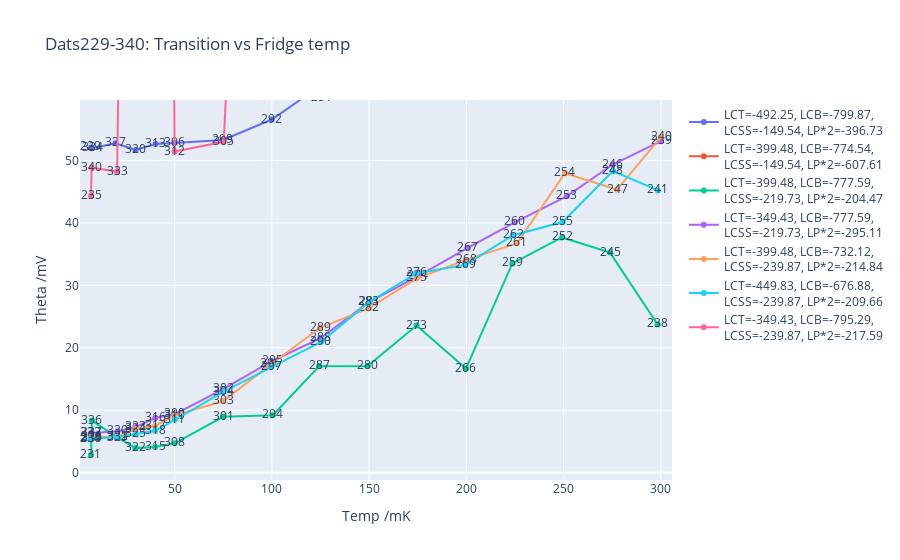

Notebook code for this chart:
### Code cell
fig = go.Figure()
for i in range(7):
    ds = dats[i::7]
    ddict = {d.Logs.temps.mc: d for d in ds}
    ds = [ddict[k] for k in sorted(ddict)]
    temps = [dat.Logs.temps.mc*1000 for dat in ds]
    
    thetas = list()
    for dat in ds:
        if (f := dat.Other.trans_fit) is not None:
            thetas.append(f.best_values.theta)
        else:
            thetas.append(0)
#     thetas = [dat.Other.trans_fit.best_values.theta for dat in ds if]
#     thetas = [dat.Transition.avg_fit.best_values.theta for dat in ds]
    thetas = [t if t is not None else -1 for t in thetas]

    
    texts = [dat.datnum for dat in ds]
    fds = dat.Logs.fds
    name = f"LCT={fds['LCT']}, LCB={fds['LCB']},<br>LCSS={fds['LCSS']}, LP*2={fds['LP*2']}"
    fig.add_trace(go.Scatter(mode='markers+lines+text', x=temps, y=thetas, text=texts, name=name))
    
fig.update_layout(xaxis_title='Temp /mK', yaxis_title='Theta /mV', title=f'Dats{dats[0].datnum}-{dats[-1].datnum}: Transition vs Fridge temp')
fig

### Figure 1 — Plotly figure (JSON) as saved in the notebook; plotly's stock layout.template omitted (floating-point values rounded to 4 significant figures)
{"data": [{"mode": "markers+lines+text", "name": "LCT=-492.25, LCB=-799.87,<br>LCSS=-149.54, LP*2=-396.73", "text": ["229", "334", "327", "320", "313", "306", "299", "292", "285", "278", "271", "264", "257", "250", "243", "236"], "type": "scatter", "x": [7.015, 7.581, 19.59, 29.93, 40.21, 49.95, 74.87, 99.97, 125.1, 150.1, 174.8, 199.8, 223.5, 250.5, 276.4, 298.8], "y": [52.08, 51.97, 52.76, 51.67, 52.65, 52.8, 53.29, 56.56, 61.98, 68.81, 78.54, 90.69, 94.27, 108.6, 119.7, 124.9]}, {"mode": "markers+lines+text", "name": "LCT=-399.48, LCB=-774.54,<br>LCSS=-149.54, LP*2=-607.61", "text": ["230", "335", "328", "321", "314", "307", "300", "293", "286", "279", "272", "265", "258", "251", "244", "237"], "type": "scatter", "x": [7.009, 7.525, 20.88, 29.98, 40.02, 49.79, 75.09, 100.2, 125.4, 150.2, 175.8, 199.2, 226.5, 248.4, 274.0, 301.0], "y": [69.74, 69.29, 69.58, 70.27, 70.22, 70.14, 71.06, 73.81, 79.22, 86.64, 93.9, 103.6, 110.7, 121.7, 129.5, 138.3]}, {"mode": "markers+lines+text", "name": "LCT=-399.48, LCB=-777.59,<br>LCSS=-219.73, LP*2=-204.47", "text": ["231", "336", "329", "322", "315", "308", "301", "294", "287", "280", "273", "266", "259", "252", "245", "238"], "type": "scatter", "x": [7.012, 7.503, 20.83, 29.97, 39.97, 50.05, 74.92, 100.5, 124.3, 149.3, 174.4, 199.8, 223.6, 249.2, 273.9, 298.3], "y": [2.826, 8.338, 5.612, 3.928, 4.117, 4.699, 8.953, 9.197, 17.05, 17.07, 23.55, 16.66, 33.51, 37.67, 35.24, 23.74]}, {"mode": "markers+lines+text", "name": "LCT=-349.43, LCB=-777.59,<br>LCSS=-219.73, LP*2=-295.11", "text": ["232", "337", "330", "323", "316", "309", "302", "295", "288", "281", "274", "267", "260", "253", "246", "239"], "type": "scatter", "x": [7.009, 7.463, 20.76, 29.99, 40.11, 49.89, 75.01, 100.1, 125.0, 150.0, 175.0, 200.7, 224.9, 251.7, 275.2, 300.1], "y": [6.308, 6.356, 6.641, 7.298, 8.79, 9.315, 13.37, 17.88, 21.55, 27.33, 31.43, 35.99, 40.09, 44.3, 49.35, 53.09]}, {"mode": "markers+lines+text", "name": "LCT=-399.48, LCB=-732.12,<br>LCSS=-239.87, LP*2=-214.84", "text": ["233", "338", "331", "324", "317", "310", "303", "296", "289", "282", "275", "268", "261", "254", "247", "240"], "type": "scatter", "x": [7.014, 7.402, 20.82, 29.98, 39.95, 49.89, 74.97, 99.44, 124.8, 149.9, 174.5, 199.8, 226.0, 250.7, 277.5, 300.1], "y": [5.489, 5.755, 5.76, 6.99, 7.482, 9.13, 11.48, 17.34, 23.2, 26.35, 31.1, 34.08, 36.73, 47.95, 45.33, 53.79]}, {"mode": "markers+lines+text", "name": "LCT=-449.83, LCB=-676.88,<br>LCSS=-239.87, LP*2=-209.66", "text": ["234", "339", "332", "325", "318", "311", "304", "297", "290", "283", "276", "269", "262", "255", "248", "241"], "type": "scatter", "x": [7.019, 7.397, 20.4, 30.04, 39.96, 50.11, 75.27, 99.79, 125.3, 149.8, 174.2, 199.4, 224.1, 249.5, 275.3, 298.5], "y": [5.422, 5.419, 5.661, 6.154, 6.709, 8.457, 12.99, 16.91, 20.95, 27.26, 31.9, 33.28, 38.03, 40.14, 48.32, 45.21]}, {"mode": "markers+lines+text", "name": "LCT=-349.43, LCB=-795.29,<br>LCSS=-239.87, LP*2=-217.59", "text": ["235", "340", "333", "326", "319", "312", "305", "298", "291", "284", "277", "270", "263", "256", "249", "242"], "type": "scatter", "x": [7.024, 7.366, 20.46, 29.9, 40.08, 50.02, 75.26, 99.92, 125.5, 149.7, 174.9, 199.0, 225.2, 250.1, 272.8, 302.7], "y": [44.34, 48.84, 48.24, 186.5, 490.4, 51.43, 52.99, 212.0, 59.98, 261.3, 236.0, 70.0, 73.46, 81.07, 386.4, 145.7]}], "layout": {"autosize": true, "title": {"text": "Dats229-340: Transition vs Fridge temp"}, "xaxis": {"autorange": false, "range": [1.368, 305.7], "showspikes": false, "title": {"text": "Temp /mK"}, "type": "linear"}, "yaxis": {"autorange": false, "range": [-1.178, 59.69], "showspikes": false, "title": {"text": "Theta /mV"}, "type": "linear"}}}
